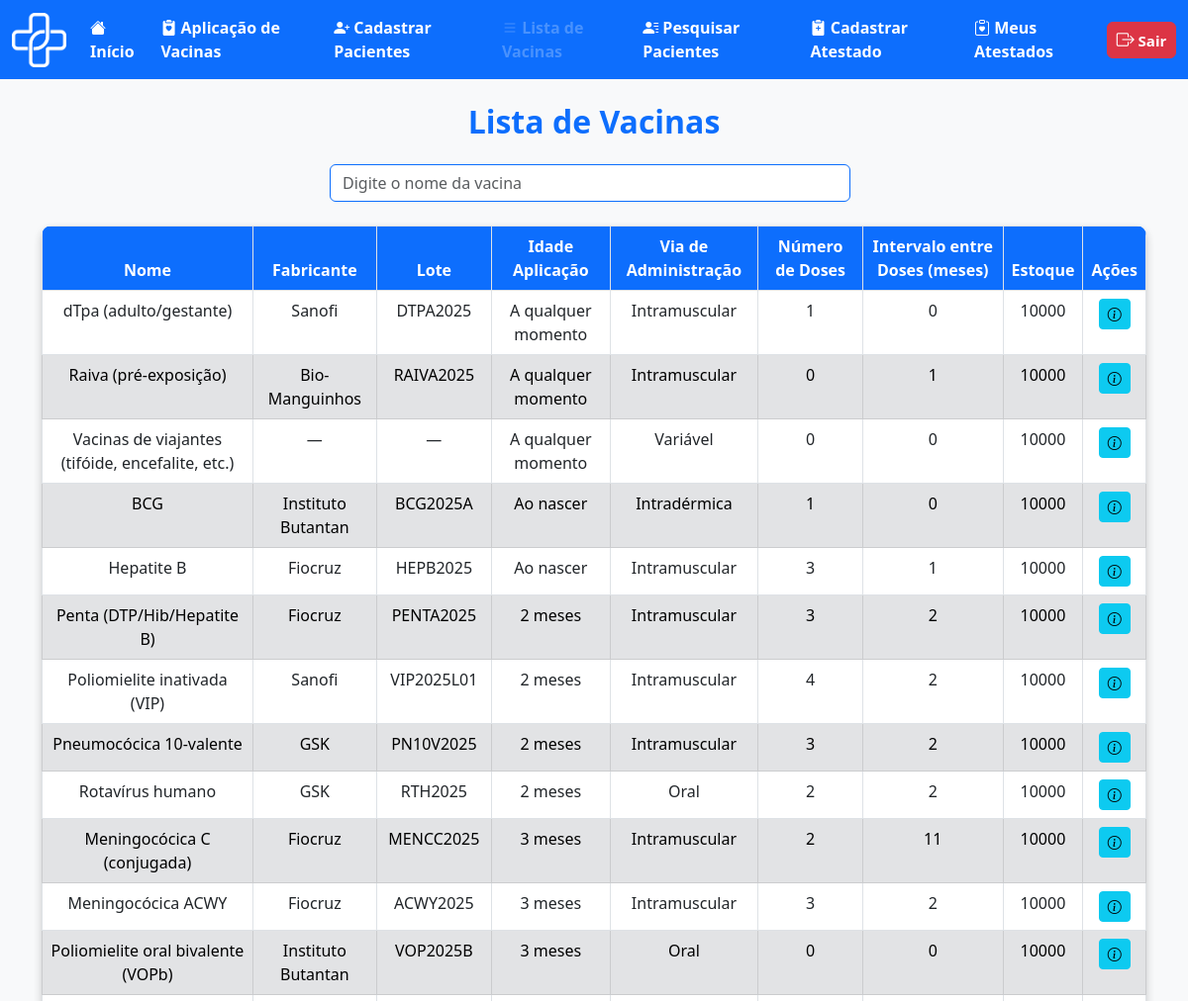
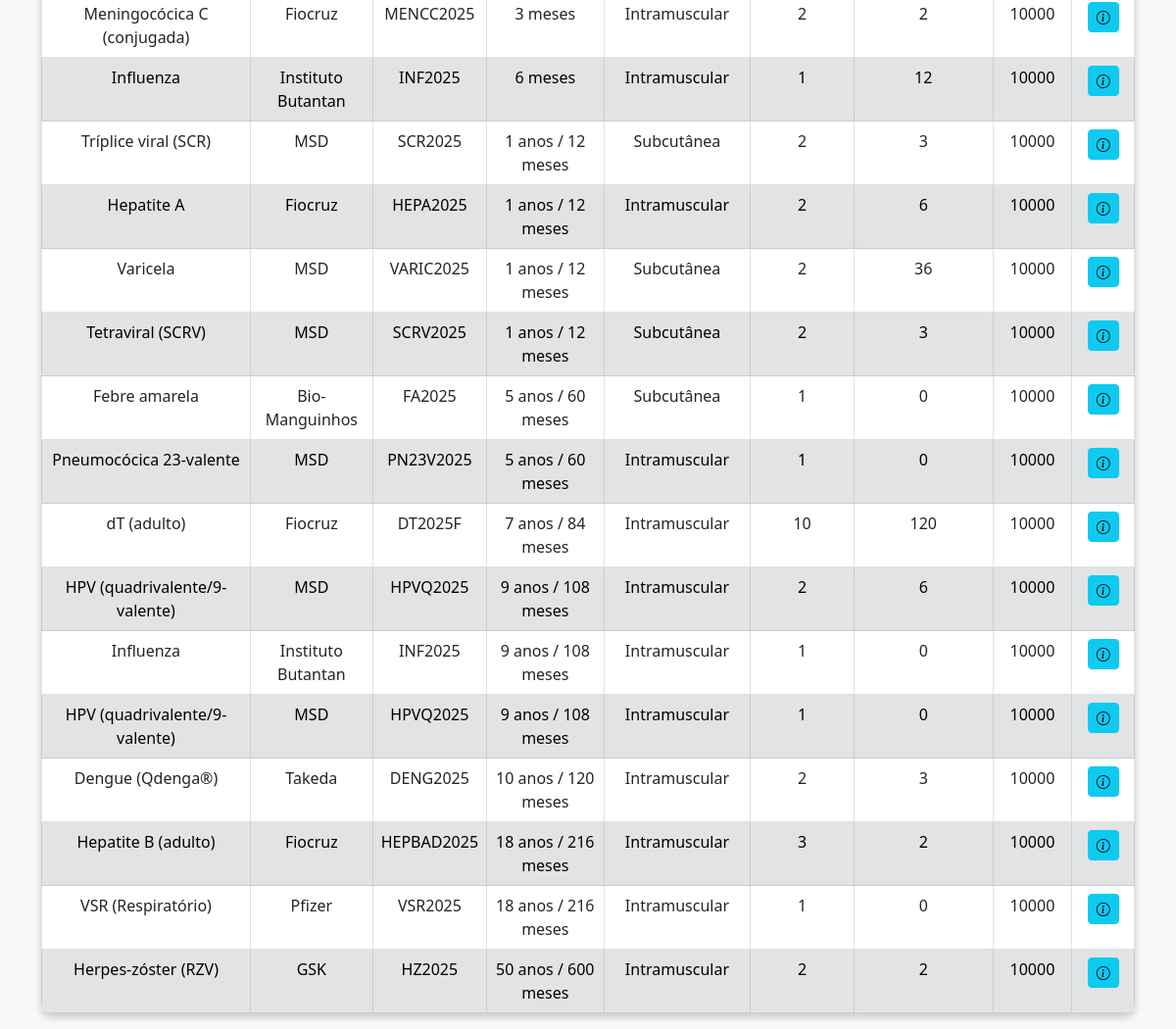
Screenshot of /medica/listavac.php (signed in) with the database file from the repository (2 pictures, top to bottom).
### tables this page shows
CREATE TABLE `vacina` (
  `id_vaci` int(11) NOT NULL,
  `nome_vaci` varchar(100) NOT NULL,
  `fabri_vaci` varchar(100) NOT NULL,
  `lote_vaci` varchar(50) NOT NULL,
  `via_adimicao` varchar(50) NOT NULL,
  `n_dose` int(1) NOT NULL,
  `intervalo_dose` int(11) NOT NULL,
  `idade_meses_reco` smallint(6) DEFAULT NULL,
  `idade_anos_reco` smallint(6) DEFAULT NULL,
  `estoque` int(11) NOT NULL,
  `id_calendario` int(11) DEFAULT NULL
);

### medica/listavac.php (the view, shortened to what this page needs)
<?php
include('../outros/db_connect.php');
$nome_vacina = '';
if (!empty($nome_vacina)) {
    $sql = "SELECT id_vaci, nome_vaci, fabri_vaci, lote_vaci, via_adimicao, n_dose, intervalo_dose, estoque, idade_meses_reco, idade_anos_reco
            FROM vacina WHERE nome_vaci LIKE ?";
    $stmt = $conn->prepare($sql);
    $like_param = '%' . $nome_vacina . '%';
    $stmt->bind_param('s', $like_param);
    $stmt->execute();
    $result = $stmt->get_result();
} else {
    $sql = "SELECT id_vaci, nome_vaci, fabri_vaci, lote_vaci, via_adimicao, n_dose, intervalo_dose, estoque, idade_meses_reco, idade_anos_reco
            FROM vacina";
    $result = $conn->query($sql);
}
$vacinas = [];
while ($row = $result->fetch_assoc()) {
    $idade_meses = (isset($row['idade_anos_reco']) ? intval($row['idade_anos_reco']) : 0) * 12 +
                   (isset($row['idade_meses_reco']) ? intval($row['idade_meses_reco']) : 0);
    $nomes_a_qualquer_momento = [
        'Vacinas de viajantes (tifóide, encefalite, etc.)',
        'Raiva (pré-exposição)',
        'dTpa (adulto/gestante)'
    ];
    if (in_array($row['nome_vaci'], $nomes_a_qualquer_momento)) {
        $idade_meses = -2;
    } elseif (($row['id_vaci'] == 22 || $row['id_vaci'] == 23) || ($idade_meses === 0)) {
        $idade_meses = -1;
    }
    $row['idade_total_meses'] = $idade_meses;
    $vacinas[] = $row;
}
usort($vacinas, function($a, $b) {
    return $a['idade_total_meses'] <=> $b['idade_total_meses'];
});
?>
<!DOCTYPE html>
<html lang="pt-BR">
<head>
    <link href="https://cdn.jsdelivr.net/npm/bootstrap-icons/font/bootstrap-icons.css" rel="stylesheet">
    <link href="https://cdn.jsdelivr.net/npm/bootstrap@5.3.0/dist/css/bootstrap.min.css" rel="stylesheet">
</head>
<body>
    <nav class="navbar navbar-expand-lg bg-primary" data-bs-theme="dark">
        <div class="container-fluid">
            <div class="d-flex align-items-center">
                <img src="../img/logo_vetor.png" alt="Logo DigitalVac" width="55" height="55" class="me-3">
            </div>
            <div class="collapse navbar-collapse" id="navbarNavAltMarkup">
                <div class="navbar-nav">
                    <a class="nav-link active fs-6 fw-bold" href="telainicio.php">
                        <i class="bi bi-house-fill"></i> Início
                    </a>
                    <a class="nav-link active fs-6 fw-bold" href="cadastroaplic.php">
                        <i class="bi bi-clipboard2-heart-fill"></i> Aplicação de Vacinas
                    </a>
                    <a class="nav-link active fs-6 fw-bold" href="cadastropac.html">
                        <i class="bi bi-person-plus-fill"></i> Cadastrar Pacientes
                    </a>
                    <a class="nav-link disabled fs-6 fw-bold" aria-disabled="true" href="listavac.php">
                        <i class="bi bi-list"></i> Lista de Vacinas
                    </a>
                    <a class="nav-link active fs-6 fw-bold" href="pesquisa_paciente.php">
                        <i class="bi bi-person-lines-fill"></i> Pesquisar Pacientes
                    </a>
                    <a class="nav-link active fs-6 fw-bold" href="cadastroatestado.php">
                        <i class="bi bi-clipboard2-plus-fill"></i> Cadastrar Atestado
                    </a>
                    <a class="nav-link active fs-6 fw-bold" href="atestado_medico.php">
                        <i class="bi bi-clipboard-heart"></i> Meus Atestados
                    </a>
                </div>
                <ul class="navbar-nav ms-auto">
                    <li class="nav-item">
                        <a class="btn btn-danger fw-bold px-2 py-1" style="font-size: 15px; min-width: 70px;"
                            href="../outros/sair.php">
                            <i class="bi bi-box-arrow-right" style="font-size: 18px;"></i> Sair
                        </a>
                    </li>
                </ul>
            </div>
        </div>
    </nav>
    <div class="container mt-4">
        <h2 class="text-center text-primary fw-bold">Lista de Vacinas</h2>
        <div class="container-fluid col-md-6 mt-4">
            <form class="d-flex position-relative" role="search" id="form-pesquisa-vacina">
                <input class="form-control me-2 border border-primary" type="search" name="nome_vacina"
                    placeholder="Digite o nome da vacina" value="<?php echo htmlspecialchars($nome_vacina); ?>"
                    id="input-nome-vacina" autocomplete="off">
            </form>
        </div>
        <br>
        <div id="tabela-vacinas" class="d-flex justify-content-center">
            <table class="table table-bordered text-center mx-auto">
                <thead>
                    <tr>
                        <th>Nome</th>
                        <th>Fabricante</th>
                        <th>Lote</th>
                        <th>Idade Aplicação</th>
                        <th>Via de Administração</th>
                        <th>Número de Doses</th>
                        <th>Intervalo entre Doses (meses)</th>
                        <th>Estoque</th>
                        <th>Ações</th>
                    </tr>
                </thead>
                <tbody>
                    <?php
                    $rowIndex = 0;
                    foreach ($vacinas as $row):
                        if ($rowIndex === 0) {
                            $rowClass = 'bg-white';
                        } else {
                            $rowClass = ($rowIndex % 2 === 1) ? 'table-secondary' : 'bg-white';
                        }
                        ?>
                        <tr class="<?php echo $rowClass; ?>">
                            <td><?php echo htmlspecialchars($row['nome_vaci']); ?></td>
                            <td><?php echo htmlspecialchars($row['fabri_vaci']); ?></td>
                            <td><?php echo htmlspecialchars($row['lote_vaci']); ?></td>
                            <td>
                                <?php
                                    $nomes_a_qualquer_momento = [
                                        'Vacinas de viajantes (tifóide, encefalite, etc.)',
                                        'Raiva (pré-exposição)',
                                        'dTpa (adulto/gestante)'
                                    ];
                                    if (in_array($row['nome_vaci'], $nomes_a_qualquer_momento)) {
                                        echo "A qualquer momento";
                                    } else {
                                        $idade_meses = isset($row['idade_meses_reco']) ? intval($row['idade_meses_reco']) : 0;
                                        $idade_anos = isset($row['idade_anos_reco']) ? intval($row['idade_anos_reco']) : 0;
                                        $partes = [];
                                        if ($idade_anos > 0) $partes[] = $idade_anos . " anos";
                                        if ($idade_meses > 0) $partes[] = $idade_meses . " meses";
                                        if (empty($partes)) $partes[] = "Ao nascer";
                                        echo htmlspecialchars(implode(" / ", $partes));
                                    }
                                ?>
                            </td>
                            <td><?php echo htmlspecialchars($row['via_adimicao']); ?></td>
                            <td><?php echo htmlspecialchars($row['n_dose']); ?></td>
                            <td><?php echo htmlspecialchars($row['intervalo_dose']); ?></td>
                            <td><?php echo htmlspecialchars($row['estoque']); ?></td>
                            <td>
                                <a href="ver_vacina.php?id_vaci=<?php echo urlencode($row['id_vaci']); ?>"
                                    class="btn btn-info btn-sm">
                                    <i class="bi bi-info-circle"></i>
                                </a>
                            </td>
                        </tr>
                        <?php $rowIndex++; endforeach; ?>
                </tbody>
            </table>
        </div>
    </div>
</body>
</html>

### medica/listavac.php (style rules this page uses)
body { background-color: #f8f9fa; }
.navbar { margin-bottom: 20px; }
.table { background: white; border-radius: 10px; overflow: hidden; box-shadow: 0 4px 8px rgba(0, 0, 0, 0.2); }
.table thead th { background-color: #0d6efd !important; color: white !important; font-weight: bold; }

### rows the page displays
vacina: nome_vaci "dTpa (adulto/gestante)", fabri_vaci "Sanofi", lote_vaci "DTPA2025", shows "A qualquer momento", via_adimicao "Intramuscular", n_dose "1", intervalo_dose "0", estoque "10000"
vacina: nome_vaci "Raiva (pré-exposição)", fabri_vaci "Bio-Manguinhos", lote_vaci "RAIVA2025", shows "A qualquer momento", via_adimicao "Intramuscular", n_dose "0", intervalo_dose "1", estoque "10000"
vacina: nome_vaci "Vacinas de viajantes (tifóide, encefalite, etc.)", fabri_vaci "—", lote_vaci "—", shows "A qualquer momento", via_adimicao "Variável", n_dose "0", intervalo_dose "0", estoque "10000"
vacina: nome_vaci "BCG", fabri_vaci "Instituto Butantan", lote_vaci "BCG2025A", partes "Ao nascer", via_adimicao "Intradérmica", n_dose "1", intervalo_dose "0", estoque "10000"
vacina: nome_vaci "Hepatite B", fabri_vaci "Fiocruz", lote_vaci "HEPB2025", partes "Ao nascer", via_adimicao "Intramuscular", n_dose "3", intervalo_dose "1", estoque "10000"
vacina: nome_vaci "Penta (DTP/Hib/Hepatite B)", fabri_vaci "Fiocruz", lote_vaci "PENTA2025", partes "2 meses", via_adimicao "Intramuscular", n_dose "3", intervalo_dose "2", estoque "10000"
vacina: nome_vaci "Poliomielite inativada (VIP)", fabri_vaci "Sanofi", lote_vaci "VIP2025L01", partes "2 meses", via_adimicao "Intramuscular", n_dose "4", intervalo_dose "2", estoque "10000"
vacina: nome_vaci "Pneumocócica 10-valente", fabri_vaci "GSK", lote_vaci "PN10V2025", partes "2 meses", via_adimicao "Intramuscular", n_dose "3", intervalo_dose "2", estoque "10000"
vacina: nome_vaci "Rotavírus humano", fabri_vaci "GSK", lote_vaci "RTH2025", partes "2 meses", via_adimicao "Oral", n_dose "2", intervalo_dose "2", estoque "10000"
vacina: nome_vaci "Meningocócica C (conjugada)", fabri_vaci "Fiocruz", lote_vaci "MENCC2025", partes "3 meses", via_adimicao "Intramuscular", n_dose "2", intervalo_dose "11", estoque "10000"
vacina: nome_vaci "Meningocócica ACWY", fabri_vaci "Fiocruz", lote_vaci "ACWY2025", partes "3 meses", via_adimicao "Intramuscular", n_dose "3", intervalo_dose "2", estoque "10000"
vacina: nome_vaci "Poliomielite oral bivalente (VOPb)", fabri_vaci "Instituto Butantan", lote_vaci "VOP2025B", partes "3 meses", via_adimicao "Oral", n_dose "0", intervalo_dose "0", estoque "10000"
vacina: nome_vaci "Meningocócica C (conjugada)", fabri_vaci "Fiocruz", lote_vaci "MENCC2025", partes "3 meses", via_adimicao "Intramuscular", n_dose "2", intervalo_dose "2", estoque "10000"
vacina: nome_vaci "Influenza", fabri_vaci "Instituto Butantan", lote_vaci "INF2025", partes "6 meses", via_adimicao "Intramuscular", n_dose "1", intervalo_dose "12", estoque "10000"
vacina: nome_vaci "Tríplice viral (SCR)", fabri_vaci "MSD", lote_vaci "SCR2025", partes "1 anos / 12 meses", via_adimicao "Subcutânea", n_dose "2", intervalo_dose "3", estoque "10000"
vacina: nome_vaci "Hepatite A", fabri_vaci "Fiocruz", lote_vaci "HEPA2025", partes "1 anos / 12 meses", via_adimicao "Intramuscular", n_dose "2", intervalo_dose "6", estoque "10000"
vacina: nome_vaci "Varicela", fabri_vaci "MSD", lote_vaci "VARIC2025", partes "1 anos / 12 meses", via_adimicao "Subcutânea", n_dose "2", intervalo_dose "36", estoque "10000"
vacina: nome_vaci "Tetraviral (SCRV)", fabri_vaci "MSD", lote_vaci "SCRV2025", partes "1 anos / 12 meses", via_adimicao "Subcutânea", n_dose "2", intervalo_dose "3", estoque "10000"
vacina: nome_vaci "Febre amarela", fabri_vaci "Bio-Manguinhos", lote_vaci "FA2025", partes "5 anos / 60 meses", via_adimicao "Subcutânea", n_dose "1", intervalo_dose "0", estoque "10000"
vacina: nome_vaci "Pneumocócica 23-valente", fabri_vaci "MSD", lote_vaci "PN23V2025", partes "5 anos / 60 meses", via_adimicao "Intramuscular", n_dose "1", intervalo_dose "0", estoque "10000"
vacina: nome_vaci "dT (adulto)", fabri_vaci "Fiocruz", lote_vaci "DT2025F", partes "7 anos / 84 meses", via_adimicao "Intramuscular", n_dose "10", intervalo_dose "120", estoque "10000"
vacina: nome_vaci "HPV (quadrivalente/9-valente)", fabri_vaci "MSD", lote_vaci "HPVQ2025", partes "9 anos / 108 meses", via_adimicao "Intramuscular", n_dose "2", intervalo_dose "6", estoque "10000"
vacina: nome_vaci "Influenza", fabri_vaci "Instituto Butantan", lote_vaci "INF2025", partes "9 anos / 108 meses", via_adimicao "Intramuscular", n_dose "1", intervalo_dose "0", estoque "10000"
vacina: nome_vaci "HPV (quadrivalente/9-valente)", fabri_vaci "MSD", lote_vaci "HPVQ2025", partes "9 anos / 108 meses", via_adimicao "Intramuscular", n_dose "1", intervalo_dose "0", estoque "10000"
vacina: nome_vaci "Dengue (Qdenga®)", fabri_vaci "Takeda", lote_vaci "DENG2025", partes "10 anos / 120 meses", via_adimicao "Intramuscular", n_dose "2", intervalo_dose "3", estoque "10000"
vacina: nome_vaci "Hepatite B (adulto)", fabri_vaci "Fiocruz", lote_vaci "HEPBAD2025", partes "18 anos / 216 meses", via_adimicao "Intramuscular", n_dose "3", intervalo_dose "2", estoque "10000"
vacina: nome_vaci "VSR (Respiratório)", fabri_vaci "Pfizer", lote_vaci "VSR2025", partes "18 anos / 216 meses", via_adimicao "Intramuscular", n_dose "1", intervalo_dose "0", estoque "10000"
vacina: nome_vaci "Herpes-zóster (RZV)", fabri_vaci "GSK", lote_vaci "HZ2025", partes "50 anos / 600 meses", via_adimicao "Intramuscular", n_dose "2", intervalo_dose "2", estoque "10000"
